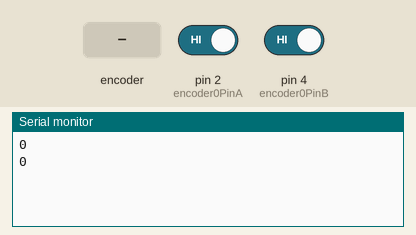
A sketch run on a simulated Arduino Uno, built with avr-gcc and run on an emulated ATmega328P. Parts: the last lines printed to the serial monitor. Inputs (shaded band) come from the test bench; at power-on: pin 2 (encoder0PinA) HIGH, pin 4 (encoder0PinB) HIGH.

Above: at 1.2 s.
1.3 s: rotary encoder on pin 2 (encoder0PinA) / pin 4 (encoder0PinB) turned 1 step (first pin leading)
At 2.8 s:
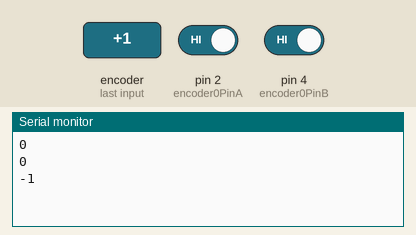
3.0 s: rotary encoder on pin 2 (encoder0PinA) / pin 4 (encoder0PinB) turned 1 step (first pin leading)
At 4.8 s:
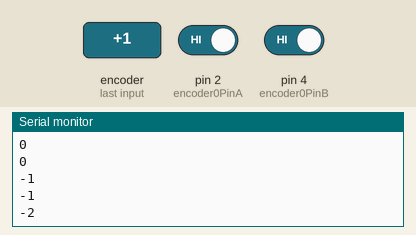
Timing chart, 0 to 6.3 s (numbered marks = the images above; inputs shaded):
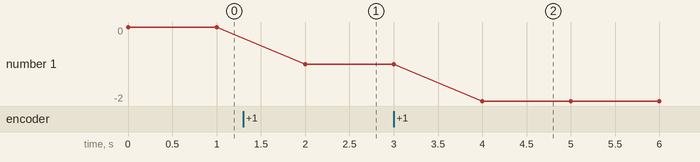

Measured:
- after the input at 1.3 s, the serial monitor: prints a new line after 0.70 s (image 1)
- after the input at 3.0 s, the serial monitor: prints a new line after 1.0 s (image 2)
- plotted number 1: 0 → -1 after the input at 1.3 s, -1 → -2 after the input at 3.0 s

The sketch:

WheelModuleTestEncoder.ino
```cpp
#define encoder0PinA  2
#define encoder0PinB  4

volatile long encoder0Pos = 0;

void setup()
{
  Serial.begin(9600);

  pinMode(encoder0PinA, INPUT);
  digitalWrite(encoder0PinA, HIGH);       // turn on pull-up resistor
  pinMode(encoder0PinB, INPUT);
  digitalWrite(encoder0PinB, HIGH);       // turn on pull-up resistor
  EICRA |= 0x03;  //select rising edge on INT0 (digital 2)
  EIMSK |= 0x01;  //enable INT0 interrupts
}

void loop()
{
  Serial.println(encoder0Pos);
  delay(1000);
}

SIGNAL(INT0_vect)
{
  //Port D pin 2 is high since this is a rising interrupt
  if (PIND & 0x10)    //if pin 4 is also high
    encoder0Pos++;    //encoder is moving forward
  else
    encoder0Pos--;    //encoder is moving backward
}
```
